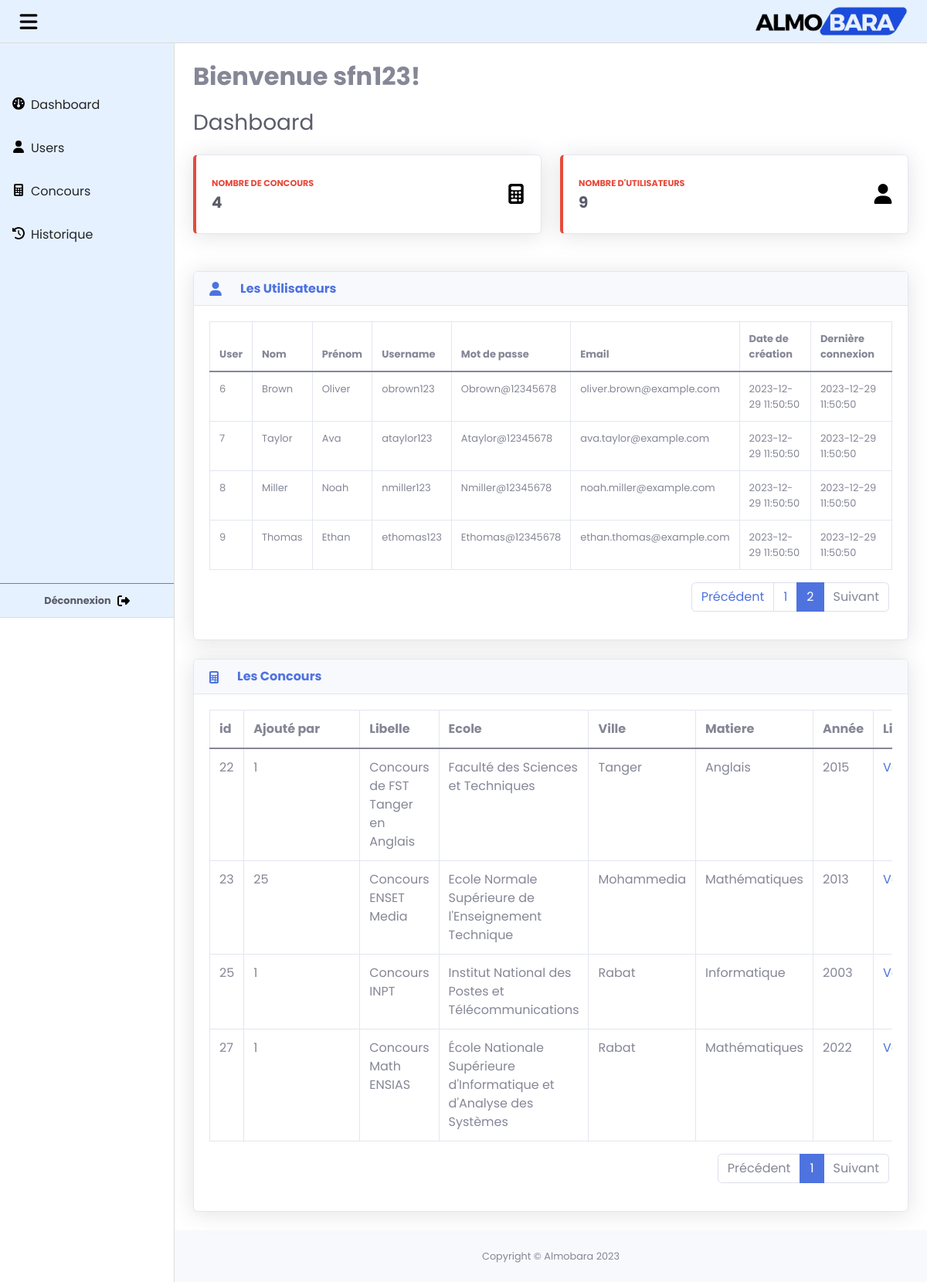
Screenshot of /AdminSide/index.php?pageUser=2 (signed in) with the database file from the repository.
### tables this page shows
CREATE TABLE `users` (
  `id_user` int(11) NOT NULL,
  `nom` varchar(100) NOT NULL,
  `prenom` varchar(100) NOT NULL,
  `username` varchar(100) NOT NULL,
  `mot_de_passe` varchar(100) NOT NULL,
  `email` varchar(100) NOT NULL,
  `date_creation` datetime NOT NULL,
  `derniere_connexion` datetime NOT NULL
);

CREATE TABLE `concours` (
  `id_cnc` int(11) NOT NULL,
  `id_user` int(11) NOT NULL,
  `libelle` varchar(100) NOT NULL,
  `lien` varchar(255) NOT NULL,
  `ecole` int(100) NOT NULL,
  `matiere` int(100) NOT NULL,
  `AvSa` varchar(20) NOT NULL,
  `annee` int(11) DEFAULT NULL,
  `created_at` datetime DEFAULT NULL
);

CREATE TABLE `ecole` (
  `id_ecole` int(11) NOT NULL,
  `nom_ecole` varchar(100) DEFAULT NULL,
  `ville` varchar(100) NOT NULL,
  `abbr_nom_ecole` varchar(50) NOT NULL,
  `image` longtext NOT NULL,
  `about_ecole` varchar(255) NOT NULL
);

CREATE TABLE `matiere` (
  `id_matiere` int(11) NOT NULL,
  `nom_matiere` varchar(100) DEFAULT NULL,
  `image` longtext NOT NULL
);

### AdminSide/index.php (the view, shortened to what the rows shown need)
<?php
    require_once("includes/functions_sfn.php");
?>
<!DOCTYPE html>
<html lang="en">
    <head>
        <link rel="stylesheet" href="./css/bootstrap.min.css">
        <link rel="stylesheet" href="./css/styles.css">
        <link rel="stylesheet" href="./css/style1.css">
        <link rel="stylesheet" href="./css/sb-admin-2.css">
    </head>
    <body class="sb-nav-fixed">
        <div id="layoutSidenav">
            <div id="layoutSidenav_content">
                <main>
                    <div class="container-fluid px-4">
                        <h2 class="fw-bold mt-4 mb-4"><?php echo $_SESSION['SuccessMessage'] ?></h2>
                        <div class="d-sm-flex align-items-center justify-content-between mb-4">
                            <h1 class="h3 mb-0 text-gray-800">Dashboard</h1>
                        </div>
                        <div class="card shadow mb-4 p-0">
                            <div class="card-body">
                                <div class="table-responsive">
                                    <table class="table table-bordered" id="tableUsers" width="100%" cellspacing="0">
                                        <thead>
                                            <tr>
                                                <th scope="col">User</th>
                                                <th scope="col">Nom</th>
                                                <th scope="col">Prénom</th>
                                                <th scope="col">Username</th>
                                                <th scope="col">Mot de passe</th>
                                                <th scope="col">Email</th>
                                                <th scope="col">Date de création</th>
                                                <th scope="col">Dernière connexion</th>
                                            </tr>
                                        </thead>
                                        <tbody>
                                            <?php
                                            require_once("includes/DB.php");
                                            $resultsPerPage = 5;
                                            $currentPage = isset($_GET['pageUser']) ? $_GET['pageUser'] : 1;
                                            $offset = ($currentPage - 1) * $resultsPerPage;
                                            $concoursQuery = $bd->query("SELECT * FROM users order by id_user asc LIMIT $offset, $resultsPerPage");
                                            $users = $concoursQuery->fetchAll();
                                            foreach ($users as $user) {
                                                echo '<tr class="border-2">';
                                                echo '<td>' . $user['id_user'] . "</td>";
                                                echo '<td>' . $user['nom'] . "</td>";
                                                echo '<td>' . $user['prenom'] . "</td>";
                                                echo '<td>' . $user['username'] . "</td>";
                                                echo '<td>' . $user['mot_de_passe'] . "</td>";
                                                echo '<td>' . $user['email'] . "</td>";
                                                echo '<td>' . $user['date_creation'] . "</td>";
                                                echo '<td>' . $user['derniere_connexion'] . "</td>";
                                                echo "</tr>";
                                            }
                                            ?>
                                        </tbody>
                                    </table>
                                </div>
                            </div>
                        </div>
                        <div class="card shadow mb-4 p-0">
                            <div class="card-body">
                                <div class="table-responsive">
                                    <table class="table table-bordered" id="myTable" width="100%" cellspacing="0">
                                        <thead>
                                            <tr>
                                                <th scope="col">id</th>
                                                <th scope="col" style="min-width: 150px!important">Ajouté par</th>
                                                <th scope="col">Libelle</th>
                                                <th scope="col">Ecole</th>
                                                <th scope="col">Ville</th>
                                                <th scope="col">Matiere</th>
                                                <th scope="col">Année</th>
                                                <th scope="col">Lien</th>
                                            </tr>
                                        </thead>
                                        <tbody>
                                            <?php
                                            require_once("includes/DB.php");
                                            $resultsPerPage = 5;
                                            $currentPage = isset($_GET['pageConcours']) ? $_GET['pageConcours'] : 1;
                                            $offset = ($currentPage - 1) * $resultsPerPage;
                                            $concoursQuery = $bd->query("SELECT concours.*, ecole.nom_ecole, ecole.ville, matiere.nom_matiere FROM concours, ecole, matiere WHERE concours.ecole=ecole.id_ecole AND concours.matiere=matiere.id_matiere order by id_cnc asc LIMIT $offset, $resultsPerPage");
                                            $concours = $concoursQuery->fetchAll();
                                            foreach ($concours as $cnc) {
                                                echo '<tr class="border-2">';
                                                echo '<td>' . $cnc['id_cnc'] . "</td>";
                                                echo '<td>' . $cnc['id_user'] . "</td>";
                                                echo '<td>' . $cnc['libelle'] . "</td>";
                                                echo '<td>' . $cnc['nom_ecole'] . "</td>";
                                                echo '<td>' . $cnc['ville'] . "</td>";
                                                echo '<td>' . $cnc['nom_matiere'] . "</td>";
                                                echo '<td>' . $cnc['annee'] . "</td>";
                                                echo '<td><a target="_blank" href="' . $cnc['lien'] . '">Voir</a></td>';
                                                echo "</tr>";
                                            }
                                            ?>
                                        </tbody>
                                    </table>
                                </div>
                            </div>
                        </div>
                    </div>
                </main>
            </div>
        </div>
    </body>
</html>

### rows the page displays
users: id_user "6", nom "Brown", prenom "Oliver", username "obrown123", mot_de_passe "Obrown@12345678", email "oliver.brown@example.com", date_creation "2023-12-29 11:50:50", derniere_connexion "2023-12-29 11:50:50"
users: id_user "7", nom "Taylor", prenom "Ava", username "ataylor123", mot_de_passe "Ataylor@12345678", email "ava.taylor@example.com", date_creation "2023-12-29 11:50:50", derniere_connexion "2023-12-29 11:50:50"
users: id_user "8", nom "Miller", prenom "Noah", username "nmiller123", mot_de_passe "Nmiller@12345678", email "noah.miller@example.com", date_creation "2023-12-29 11:50:50", derniere_connexion "2023-12-29 11:50:50"
users: id_user "9", nom "Thomas", prenom "Ethan", username "ethomas123", mot_de_passe "Ethomas@12345678", email "ethan.thomas@example.com", date_creation "2023-12-29 11:50:50", derniere_connexion "2023-12-29 11:50:50"
concours: id_cnc "22", id_user "1", libelle "Concours de FST Tanger en Anglais", ecole.nom_ecole "Faculté des Sciences et Techniques", ecole.ville "Tanger", matiere.nom_matiere "Anglais", annee "2015"
concours: id_cnc "23", id_user "25", libelle "Concours ENSET Media", ecole.nom_ecole "Ecole Normale Supérieure de l'Enseignement Technique", ecole.ville "Mohammedia", matiere.nom_matiere "Mathématiques", annee "2013"
concours: id_cnc "25", id_user "1", libelle "Concours INPT", ecole.nom_ecole "Institut National des Postes et Télécommunications", ecole.ville "Rabat", matiere.nom_matiere "Informatique", annee "2003"
concours: id_cnc "27", id_user "1", libelle "Concours Math ENSIAS", ecole.nom_ecole "École Nationale Supérieure d'Informatique et d'Analyse des Systèmes", ecole.ville "Rabat", matiere.nom_matiere "Mathématiques", annee "2022"

### other values shown
$_SESSION['SuccessMessage'] "Bienvenue sfn123!"
getNombreConcours() "4"
getNombreUsers() "9"
